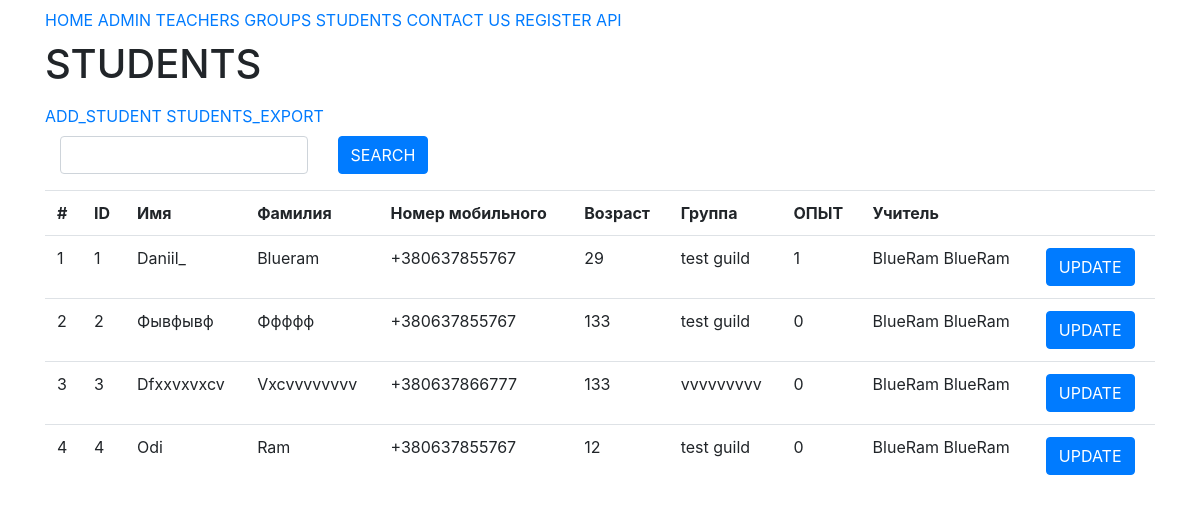
The page /students/ on the database its author committed.
### core/models.py (models this page shows, shortened)
class Student(models.Model):
    EXPERIENCE_TRAINEE = 0
    EXPERIENCE_JUNIOR = 1
    EXPERIENCE_MIDDLE = 2
    EXPERIENCE_SENIOR = 3
    EXPERIENCE_CHOICES = (
        (EXPERIENCE_TRAINEE, 'TRAINEE'),
        (EXPERIENCE_JUNIOR, 'JUNIOR'),
        (EXPERIENCE_MIDDLE, 'MIDDLE'),
        (EXPERIENCE_SENIOR, 'SENIOR')
    )
    firstname = models.CharField(
        max_length=255,
        null=False,
        default="",
        verbose_name="Имя"
    )
    lastname = models.CharField(
        max_length=255,
        null=False,
        default="",
        verbose_name="Фамилия"
    )
    age = models.IntegerField(
        null=False,
        default=1,
        verbose_name="Возраст"
    )
    group = models.ForeignKey(
        Group,
        on_delete=models.SET("Without Group"),
        verbose_name="Группа",
        related_name='students'
    )
    phone = PhoneField(
        blank=True,
        help_text='Contact phone number'
    )
    experience = models.PositiveSmallIntegerField(
        choices=EXPERIENCE_CHOICES,
        default=0
    )
    class Meta:
        verbose_name = "Студент"
        verbose_name_plural = "Студенты"

class Group(models.Model):
    title = models.CharField(
        max_length=255,
        verbose_name="Название"
    )
    teacher = models.ForeignKey(
        get_user_model(),
        on_delete=models.CASCADE,
        verbose_name="Учитель",
        related_name="teacher_groups"
    )
    def __str__(self):
        return self.title
    class Meta:
        verbose_name = "Группа"
        verbose_name_plural = "Группы"

class Teacher(AbstractUser):
    age = models.IntegerField(
        null=False,
        default=1,
        verbose_name="Возраст"
    )
    def __str__(self):
        return f'{self.first_name} {self.last_name}'
    class Meta:
        verbose_name = "Учитель"
        verbose_name_plural = "Учителя"

### core/views.py (the view, shortened to what this page needs)
# urls.py: path('students/', StudentsView.as_view(), name='students'),
class StudentsView(TemplateView):
    template_name = "students.html"
    def get_context_data(self, **kwargs):
        students = Student.objects.all().select_related()
        context = {'students': students
                   }
        return context

### core/context_processors.py (called while the page is built)
def settings_context_processor(request):
    return {'settings': settings}

### core/templates/students.html
{% extends "base.html" %}
{% load bootstrap %}
{% block body%}
    <h1>STUDENTS</h1>
    <a class="py-2 d-none d-md-inline-block" href="{% url 'students:student_create' %}">ADD_STUDENT</a>
    <a class="py-2 d-none d-md-inline-block" href="{% url 'students:export_students' %}">STUDENTS_EXPORT</a>
    <div class="col-md-12">
        <form method="get">
            <div class="row">
                <div class="col-md-3">
                    <input class="form-control" type="search" name="query" value="{{query}}">
                </div>
                <div class="col-md-9">
                    <input type="submit" class="btn btn-primary" value="SEARCH">
                </div>
            </div>
        </form>
    </div>
    <table class="table">
        <tr>
            <th>#</th>
            <th>ID</th>
            <th>Имя</th>
            <th>Фамилия</th>
            <th>Номер мобильного</th>
            <th>Возраст</th>
            <th>Группа</th>
            <th>ОПЫТ</th>
            <th>Учитель</th>
            <th></th>
        </tr>
        {% for student in students %}
            <tr>
                <td>{{forloop.counter}}</td>
                <td>{{student.id}}</td>
                <td>{{student.firstname}}</td>
                <td>{{student.lastname}}</td>
                <td>{{student.phone}}</td>
                <td>{{student.age}}</td>
                <td>{{student.group}}</td>
                <td>{{student.experience}}</td>
                <td>{{student.group.teacher}}</td>
                <td>
                    <a class="btn btn-primary" href="{% url 'students:student_update' student.id %}">UPDATE</a>
                </td>
            </tr>
        {% endfor %}
    </table>
{% endblock body%}

### rows shown on the page
Student: id "1", firstname "Daniil_", lastname "Blueram", phone "+380637855767", age "29", group "test guild", experience "1", group.teacher "BlueRam BlueRam"
Student: id "2", firstname "Фывфывф", lastname "Ффффф", phone "+380637855767", age "133", group "test guild", experience "0", group.teacher "BlueRam BlueRam"
Student: id "3", firstname "Dfxxvxvxcv", lastname "Vxcvvvvvvvv", phone "+380637866777", age "133", group "vvvvvvvvv", experience "0", group.teacher "BlueRam BlueRam"
Student: id "4", firstname "Odi", lastname "Ram", phone "+380637855767", age "12", group "test guild", experience "0", group.teacher "BlueRam BlueRam"
